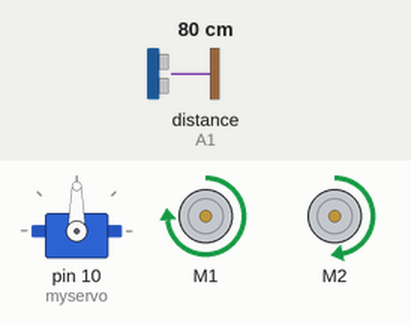
Recording of a sketch running on a simulated Arduino Uno, built with avr-gcc and run on an emulated ATmega328P. Shown: servo, 2 × DC motor (green arrow = forward, orange = backward, longer = faster). The test bench sets the inputs (shaded band); at power-on: distance to the obstacle (sensor on A1) 80 cm. The echo pulse lasts 58.3 µs per cm.

Above: at 2.9 s.
3.0 s: distance to the obstacle (sensor on A1) set to 23 cm
4.5 s: distance to the obstacle (sensor on A1) set to 18 cm
At 7.3 s:
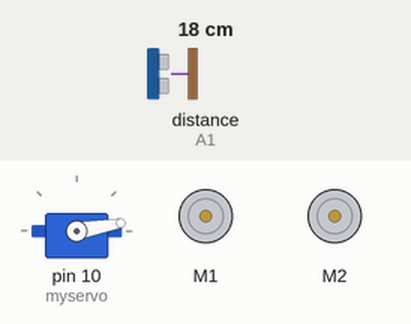
7.5 s: distance to the obstacle (sensor on A1) set to 35 cm
At 9.7 s:
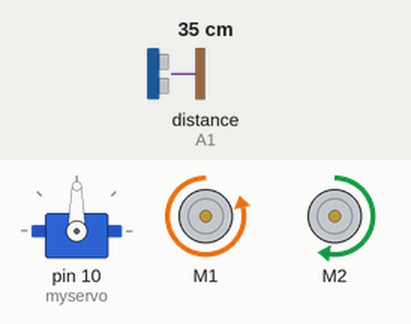
13.0 s: distance to the obstacle (sensor on A1) set to 2 cm
At 15.7 s:
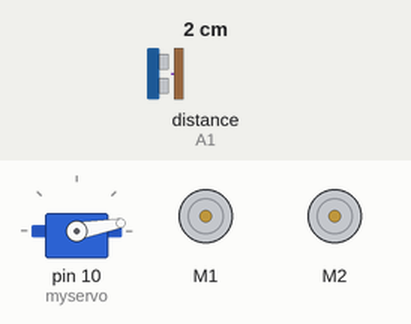
16.0 s: distance to the obstacle (sensor on A1) set to 60 cm
At 16.7 s:
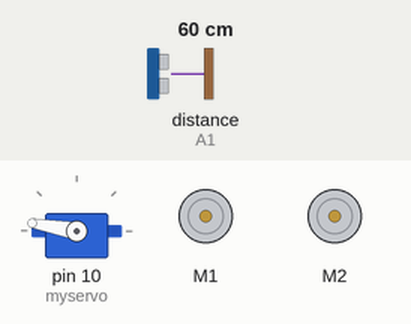
Timing chart, 0 to 21.5 s (numbered marks = the images above; inputs shaded):
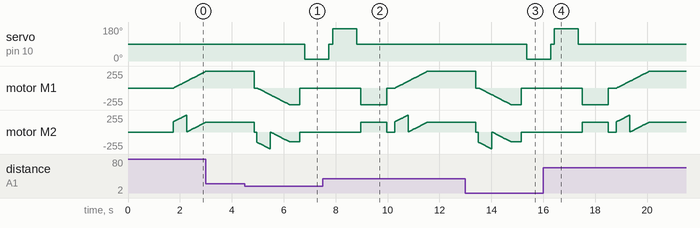

Measured:
- the behaviour switches between 21 and 20 cm on distance to the obstacle (sensor on A1) (found by bisection; images 0 and 1)
- after the input at 3.0 s, every drawn part: stays the same
- after the input at 4.5 s, servo on pin 10 (myservo): 90° → 10° after 2.3 s
- after the input at 7.5 s, servo on pin 10 (myservo): goes on until 8.8 s, then stays 90°
- after the input at 13.0 s, servo on pin 10 (myservo): 90° → 10° after 2.4 s
- after the input at 16.0 s, servo on pin 10 (myservo): goes on until 17.4 s, then stays 90°

The sketch:

main.ino
```cpp
//open source code
//ARDUINO OBSTACLE AVOIDING CAR//
// Before uploading the code you have to install the necessary library//
//AFMotor Library https://learn.adafruit.com/adafruit-motor-shield/library-install //
//NewPing Library https://github.com/livetronic/Arduino-NewPing//
//Servo Library https://github.com/arduino-libraries/Servo.git //
// To Install the libraries go to sketch >> Include Library >> Add .ZIP File >> Select the Downloaded ZIP files From the Above links //


#include <AFMotor.h>

#include <NewPing.h>
#include <Servo.h>

#define TRIG_PIN A0
#define ECHO_PIN A1
#define MAX_DISTANCE 200

#define MAX_SPEED 250 // sets speed of DC  motors
#define MAX_SPEED_OFFSET 10

NewPing sonar(TRIG_PIN, ECHO_PIN, MAX_DISTANCE);

  AF_DCMotor motor1(1, MOTOR12_64KHZ);
  AF_DCMotor motor2(2, MOTOR12_64KHZ);
  //AF_DCMotor motor3(3, MOTOR34_1KHZ);
  //AF_DCMotor motor4(4, MOTOR34_64KHZ);
Servo myservo;

boolean goesForward=false;
int distance = 255;
int speedSet = 250;

void setup() {

  myservo.attach(10);
  myservo.write(90);
  delay(1000);
  distance = readPing();
  delay(100);
  distance = readPing();
  delay(100);
  distance = readPing();
  delay(100);
  distance = readPing();
  delay(100);
}

void loop() {
 int distanceR = 0;
 int distanceL =  0;
 delay(40);

 if(distance<=20)
 {
  moveStop();
  delay(100);
  moveBackward();
  delay(400);
  moveStop();
  delay(200);
  distanceR = lookRight();
  delay(150);
  distanceL = lookLeft();
  delay(150);

  if(distanceR>=distanceL)
  {
    turnRight();
    moveStop();
  }else
  {
    turnLeft();
    moveStop();
  }
 }else
 {
  moveForward();
 }
 distance = readPing();
 delay(200);
}

int lookRight()
{
    myservo.write(10);
    delay(700);
    int distance = readPing();
    delay(150);
    myservo.write(90);
    return distance;
}

int lookLeft()
{
    myservo.write(170);
    delay(700);
    int distance = readPing();
    delay(150);
    myservo.write(90);
    return distance;
    delay(150);
}

int readPing() {
  delay(70);
  int cm = sonar.ping_cm();
  if(cm==0)
  {
    cm = 255;
  }
  return cm;
}

void moveStop() {
  motor1.run(RELEASE);
  motor2.run(RELEASE);
  //motor3.run(RELEASE);
  //motor4.run(RELEASE);
  }

void moveForward() {

 if(!goesForward)
  {
    goesForward=true;
    motor1.run(FORWARD);
    motor2.run(FORWARD);
    //motor3.run(FORWARD);
    //motor4.run(FORWARD);
   for (speedSet = 0; speedSet < MAX_SPEED; speedSet +=2) // slowly bring the speed up to avoid loading down the batteries too quickly
   {
    motor1.setSpeed(speedSet);  //left
    motor2.setSpeed(speedSet-102 );  //right
    //motor3.setSpeed(speedSet);
    //motor4.setSpeed(speedSet);
    delay(10);
   }
  }
}

void moveBackward() {
    goesForward=false;
    motor1.run(BACKWARD);
    motor2.run(BACKWARD);
    //motor3.run(BACKWARD);
    //motor4.run(BACKWARD);
  for (speedSet = 0; speedSet < MAX_SPEED; speedSet +=2) // slowly bring the speed up to avoid loading down the batteries too quickly
  {

    motor1.setSpeed(speedSet);
    motor2.setSpeed(speedSet-102);
    //motor3.setSpeed(speedSet);
    //motor4.setSpeed(speedSet);
    delay(10);
  }
}

void turnRight()
{
  motor1.run(BACKWARD);
//  motor4.run(BACKWARD);
//  motor3.run(FORWARD);
  motor2.run(FORWARD);
  delay(1000);
  motor1.run(BACKWARD);
//  motor4.run(FORWARD);
//  motor3.run(FORWARD);
  motor2.run(BACKWARD);
}

void turnLeft() {
  motor1.run(FORWARD);
  //motor4.run(FORWARD);
  //motor3.run(BACKWARD);
  motor2.run(BACKWARD);
  delay(1000);
  motor1.run(BACKWARD);
//  motor4.run(FORWARD);
//  motor3.run(FORWARD);
  motor2.run(BACKWARD);
}
```
